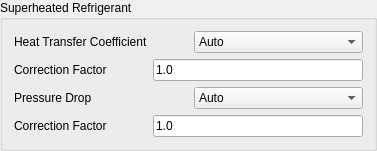
          <widget class="QGroupBox" name="FinTube_superheat_correlations_group">
           <property name="minimumSize">
            <size>
             <width>0</width>
             <height>0</height>
            </size>
           </property>
           <property name="title">
            <string>Superheated Refrigerant</string>
           </property>
           <layout class="QVBoxLayout" name="verticalLayout_35">
            <item>
             <layout class="QVBoxLayout" name="verticalLayout_36">
              <item>
               <layout class="QHBoxLayout" name="horizontalLayout_32">
                <item>
                 <widget class="QLabel" name="FinTube_superheat_HTC_correlation_label">
                  <property name="text">
                   <string>Heat Transfer Coefficient</string>
                  </property>
                 </widget>
                </item>
                <item>
                 <spacer name="horizontalSpacer_24">
                  <property name="orientation">
                   <enum>Qt::Horizontal</enum>
                  </property>
                  <property name="sizeType">
                   <enum>QSizePolicy::Minimum</enum>
                  </property>
                  <property name="sizeHint" stdset="0">
                   <size>
                    <width>40</width>
                    <height>20</height>
                   </size>
                  </property>
                 </spacer>
                </item>
                <item>
                 <widget class="QComboBox" name="FinTube_superheat_HTC_correlation">
                  <item>
                   <property name="text">
                    <string>Auto</string>
                   </property>
                  </item>
                  <item>
                   <property name="text">
                    <string>Smooth Tubes: Gnielinski</string>
                   </property>
                  </item>
                  <item>
                   <property name="text">
                    <string>Microfin Tubes: Carnavos</string>
                   </property>
                  </item>
                  <item>
                   <property name="text">
                    <string>Microfin Tubes: Copetti</string>
                   </property>
                  </item>
                 </widget>
                </item>
               </layout>
              </item>
              <item>
               <layout class="QHBoxLayout" name="horizontalLayout_33">
                <item>
                 <widget class="QLabel" name="FinTube_superheat_HTC_correlation_correction_label">
                  <property name="text">
                   <string>Correction Factor</string>
                  </property>
                 </widget>
                </item>
                <item>
                 <spacer name="horizontalSpacer_18">
                  <property name="orientation">
                   <enum>Qt::Horizontal</enum>
                  </property>
                  <property name="sizeType">
                   <enum>QSizePolicy::Minimum</enum>
                  </property>
                  <property name="sizeHint" stdset="0">
                   <size>
                    <width>40</width>
                    <height>20</height>
                   </size>
                  </property>
                 </spacer>
                </item>
                <item>
                 <widget class="QLineEdit" name="FinTube_superheat_HTC_correlation_correction">
                  <property name="text">
                   <string>1.0</string>
                  </property>
                  <property name="maxLength">
                   <number>8</number>
                  </property>
                 </widget>
                </item>
               </layout>
              </item>
             </layout>
            </item>
            <item>
             <layout class="QVBoxLayout" name="verticalLayout_37">
              <item>
               <layout class="QHBoxLayout" name="horizontalLayout_34">
                <item>
                 <widget class="QLabel" name="FinTube_superheat_DP_correlation_label">
                  <property name="text">
                   <string>Pressure Drop</string>
                  </property>
                 </widget>
                </item>
                <item>
                 <spacer name="horizontalSpacer_36">
                  <property name="orientation">
                   <enum>Qt::Horizontal</enum>
                  </property>
                  <property name="sizeType">
                   <enum>QSizePolicy::Minimum</enum>
                  </property>
                  <property name="sizeHint" stdset="0">
                   <size>
                    <width>40</width>
                    <height>20</height>
                   </size>
                  </property>
                 </spacer>
                </item>
                <item>
                 <widget class="QComboBox" name="FinTube_superheat_DP_correlation">
                  <item>
                   <property name="text">
                    <string>Auto</string>
                   </property>
                  </item>
                  <item>
                   <property name="text">
                    <string>Smooth Tubes: Churchill</string>
                   </property>
                  </item>
                  <item>
                   <property name="text">
                    <string>Microfin Tubes: Carnavos</string>
                   </property>
                  </item>
                  <item>
                   <property name="text">
                    <string>Microfin Tubes: Copetti</string>
                   </property>
                  </item>
                  <item>
                   <property name="text">
                    <string>Smooth Tubes: Haaland</string>
                   </property>
                  </item>
                 </widget>
                </item>
               </layout>
              </item>
              <item>
               <layout class="QHBoxLayout" name="horizontalLayout_35">
                <item>
                 <widget class="QLabel" name="FinTube_superheat_DP_correlation_correction_label">
                  <property name="text">
                   <string>Correction Factor</string>
                  </property>
                 </widget>
                </item>
                <item>
                 <spacer name="horizontalSpacer_19">
                  <property name="orientation">
                   <enum>Qt::Horizontal</enum>
                  </property>
                  <property name="sizeType">
                   <enum>QSizePolicy::Minimum</enum>
                  </property>
                  <property name="sizeHint" stdset="0">
                   <size>
                    <width>40</width>
                    <height>20</height>
                   </size>
                  </property>
                 </spacer>
                </item>
                <item>
                 <widget class="QLineEdit" name="FinTube_superheat_DP_correlation_correction">
                  <property name="text">
                   <string>1.0</string>
                  </property>
                  <property name="maxLength">
                   <number>8</number>
                  </property>
                 </widget>
                </item>
               </layout>
              </item>
             </layout>
            </item>
           </layout>
          </widget>
